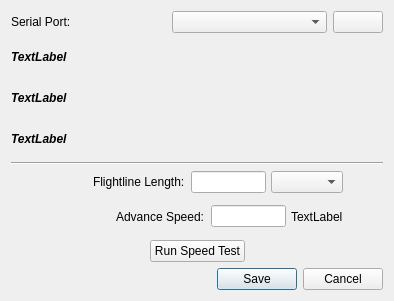
<?xml version="1.0" encoding="UTF-8"?>
<ui version="4.0">
 <class>Dialog</class>
 <widget class="QDialog" name="Dialog">
  <property name="geometry">
   <rect>
    <x>0</x>
    <y>0</y>
    <width>394</width>
    <height>301</height>
   </rect>
  </property>
  <property name="windowTitle">
   <string>Dialog</string>
  </property>
  <property name="modal">
   <bool>true</bool>
  </property>
  <layout class="QVBoxLayout" name="verticalLayout">
   <item>
    <layout class="QHBoxLayout" name="horizontalLayout_3">
     <item>
      <widget class="QLabel" name="label_2">
       <property name="text">
        <string>Serial Port:</string>
       </property>
      </widget>
     </item>
     <item>
      <widget class="QComboBox" name="comboBoxSerialPort">
       <property name="minimumSize">
        <size>
         <width>125</width>
         <height>0</height>
        </size>
       </property>
       <property name="sizeAdjustPolicy">
        <enum>QComboBox::AdjustToContents</enum>
       </property>
      </widget>
     </item>
     <item>
      <widget class="QPushButton" name="buttonRefresh">
       <property name="maximumSize">
        <size>
         <width>50</width>
         <height>16777215</height>
        </size>
       </property>
       <property name="text">
        <string/>
       </property>
       <property name="icon">
        <iconset>
         <normalon>resources/refresh.png</normalon>
        </iconset>
       </property>
      </widget>
     </item>
    </layout>
   </item>
   <item>
    <widget class="QLabel" name="labelSerialPort1">
     <property name="font">
      <font>
       <weight>75</weight>
       <italic>true</italic>
       <bold>true</bold>
      </font>
     </property>
     <property name="text">
      <string>TextLabel</string>
     </property>
    </widget>
   </item>
   <item>
    <widget class="QLabel" name="labelSerialPort2">
     <property name="font">
      <font>
       <weight>75</weight>
       <italic>true</italic>
       <bold>true</bold>
      </font>
     </property>
     <property name="text">
      <string>TextLabel</string>
     </property>
    </widget>
   </item>
   <item>
    <widget class="QLabel" name="labelSerialPort3">
     <property name="font">
      <font>
       <weight>75</weight>
       <italic>true</italic>
       <bold>true</bold>
      </font>
     </property>
     <property name="text">
      <string>TextLabel</string>
     </property>
    </widget>
   </item>
   <item>
    <widget class="Line" name="line">
     <property name="orientation">
      <enum>Qt::Horizontal</enum>
     </property>
    </widget>
   </item>
   <item>
    <layout class="QHBoxLayout" name="horizontalLayout_4">
     <item>
      <spacer name="horizontalSpacer_5">
       <property name="orientation">
        <enum>Qt::Horizontal</enum>
       </property>
       <property name="sizeHint" stdset="0">
        <size>
         <width>40</width>
         <height>20</height>
        </size>
       </property>
      </spacer>
     </item>
     <item>
      <widget class="QLabel" name="label_4">
       <property name="text">
        <string>Flightline Length:</string>
       </property>
      </widget>
     </item>
     <item>
      <layout class="QHBoxLayout" name="horizontalLayout">
       <property name="spacing">
        <number>5</number>
       </property>
       <property name="sizeConstraint">
        <enum>QLayout::SetDefaultConstraint</enum>
       </property>
       <property name="leftMargin">
        <number>0</number>
       </property>
       <property name="topMargin">
        <number>0</number>
       </property>
       <property name="bottomMargin">
        <number>0</number>
       </property>
       <item>
        <widget class="QLineEdit" name="lineEditFlightlineLength">
         <property name="sizePolicy">
          <sizepolicy hsizetype="Preferred" vsizetype="Fixed">
           <horstretch>0</horstretch>
           <verstretch>0</verstretch>
          </sizepolicy>
         </property>
         <property name="maximumSize">
          <size>
           <width>75</width>
           <height>16777215</height>
          </size>
         </property>
        </widget>
       </item>
       <item>
        <widget class="QComboBox" name="comboBoxFlightlineLengthUnits">
         <property name="sizePolicy">
          <sizepolicy hsizetype="MinimumExpanding" vsizetype="Fixed">
           <horstretch>0</horstretch>
           <verstretch>0</verstretch>
          </sizepolicy>
         </property>
         <property name="minimumSize">
          <size>
           <width>60</width>
           <height>0</height>
          </size>
         </property>
         <property name="sizeAdjustPolicy">
          <enum>QComboBox::AdjustToContents</enum>
         </property>
        </widget>
       </item>
       <item>
        <spacer name="horizontalSpacer_2">
         <property name="orientation">
          <enum>Qt::Horizontal</enum>
         </property>
         <property name="sizeHint" stdset="0">
          <size>
           <width>40</width>
           <height>20</height>
          </size>
         </property>
        </spacer>
       </item>
      </layout>
     </item>
    </layout>
   </item>
   <item>
    <layout class="QHBoxLayout" name="horizontalLayout_5">
     <item>
      <spacer name="horizontalSpacer_6">
       <property name="orientation">
        <enum>Qt::Horizontal</enum>
       </property>
       <property name="sizeHint" stdset="0">
        <size>
         <width>40</width>
         <height>20</height>
        </size>
       </property>
      </spacer>
     </item>
     <item>
      <widget class="QLabel" name="label_5">
       <property name="text">
        <string>Advance Speed:</string>
       </property>
      </widget>
     </item>
     <item>
      <layout class="QHBoxLayout" name="horizontalLayout_2">
       <property name="spacing">
        <number>5</number>
       </property>
       <property name="sizeConstraint">
        <enum>QLayout::SetDefaultConstraint</enum>
       </property>
       <property name="leftMargin">
        <number>0</number>
       </property>
       <property name="topMargin">
        <number>0</number>
       </property>
       <property name="bottomMargin">
        <number>0</number>
       </property>
       <item>
        <widget class="QLineEdit" name="lineEditSpeed">
         <property name="sizePolicy">
          <sizepolicy hsizetype="Preferred" vsizetype="Fixed">
           <horstretch>0</horstretch>
           <verstretch>0</verstretch>
          </sizepolicy>
         </property>
         <property name="maximumSize">
          <size>
           <width>75</width>
           <height>16777215</height>
          </size>
         </property>
        </widget>
       </item>
       <item>
        <widget class="QLabel" name="labelSpeedUnits">
         <property name="text">
          <string>TextLabel</string>
         </property>
        </widget>
       </item>
       <item>
        <spacer name="horizontalSpacer">
         <property name="orientation">
          <enum>Qt::Horizontal</enum>
         </property>
         <property name="sizeHint" stdset="0">
          <size>
           <width>40</width>
           <height>20</height>
          </size>
         </property>
        </spacer>
       </item>
      </layout>
     </item>
    </layout>
   </item>
   <item>
    <layout class="QHBoxLayout" name="horizontalLayout_6">
     <item>
      <spacer name="horizontalSpacer_3">
       <property name="orientation">
        <enum>Qt::Horizontal</enum>
       </property>
       <property name="sizeHint" stdset="0">
        <size>
         <width>40</width>
         <height>20</height>
        </size>
       </property>
      </spacer>
     </item>
     <item>
      <widget class="QPushButton" name="buttonRunSpeedTest">
       <property name="text">
        <string>Run Speed Test</string>
       </property>
      </widget>
     </item>
     <item>
      <spacer name="horizontalSpacer_4">
       <property name="orientation">
        <enum>Qt::Horizontal</enum>
       </property>
       <property name="sizeHint" stdset="0">
        <size>
         <width>40</width>
         <height>20</height>
        </size>
       </property>
      </spacer>
     </item>
    </layout>
   </item>
   <item>
    <widget class="QDialogButtonBox" name="buttonBox">
     <property name="orientation">
      <enum>Qt::Horizontal</enum>
     </property>
     <property name="standardButtons">
      <set>QDialogButtonBox::Cancel|QDialogButtonBox::Save</set>
     </property>
    </widget>
   </item>
  </layout>
 </widget>
 <resources/>
 <connections/>
</ui>
